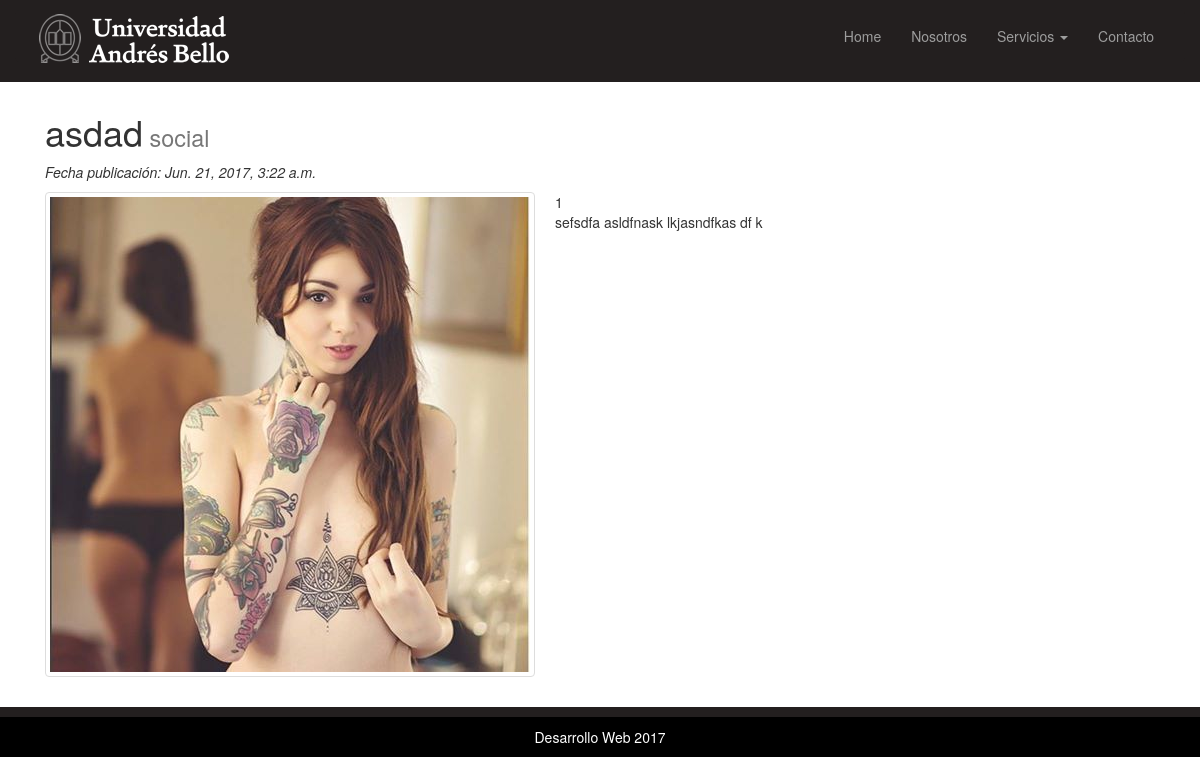
Page /noticia/1 on the committed database.
### noticias/models.py (models this page shows, shortened)
class Noticia(models.Model):
    DESTACADO_CHOICES =((1,"Si"),(2,"No"))
    name = models.CharField(max_length=144)
    description = models.TextField()
    category = models.ForeignKey(Category)
    created = models.DateTimeField(auto_now_add=True)
    modified = models.DateTimeField(auto_now=True)
    imagen = models.ImageField( upload_to = 'static/images')
    destacado_choices = models.PositiveIntegerField(max_length=1, choices=DESTACADO_CHOICES)

class Category(models.Model):
    name = models.CharField(max_length=144)
    def __str__(self):
        return self.name

### noticias/views.py (the view)
# urls.py: url(r'^(?P<pk>\d+)$', views.noticia_detalle, name='noticia_detalle'),
def noticia_detalle(request, pk):
    noticia = get_object_or_404( Noticia, pk=pk)
    template_name = 'noticia_detalle.html'
    return render(request, template_name, {'noticia':noticia})

### templates/noticia_detalle.html
{% extends 'base.html' %}
{% load static %}
{% load thumbnail %}
{% block content %}
<section>
    <div class="container">
      <div class="col-lg-12">
        <h1>{{noticia.name}}<small>  {{noticia.category}}</small></h1>
        <p><em>Fecha publicación: {{noticia.created}}</em></p>
        {{noticia.destacado_choices}}
        <img src= '{{ noticia.imagen.url }}' alt="" class="img-responsive img-thumbnail pull-left img-margin-right">
        <p>{{noticia.description}}</p>
      </div>
    </div>
  </section>
{% endblock %}

### static/css/style.css (style rules this page uses)
.img-margin-right { margin-right: 20px; }

### rows in the picture
Noticia: name "asdad", category "social", created "Jun. 21, 2017, 3:22 a.m.", destacado_choices "1", imagen (picture), description "sefsdfa asldfnask lkjasndfkas df k"
